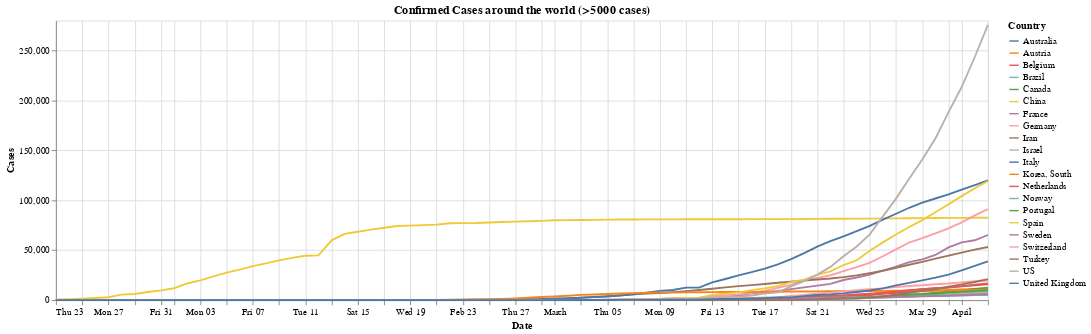

Notebook source saved alongside this figure:
### Code cell
countries_5000 = countries_cases(df_confirmed, 5000)['Country'].unique()
chart_countries_timeline(df_confirmed, countries_5000).properties(title=f'Confirmed Cases around the world (>5000 cases)')

### Figure 1 — Vega-Lite specification as saved in the notebook (floating-point values rounded to 4 significant figures; data arrays with more than 128 entries replaced by an {"elided": "..."} marker saying what was removed)
{"config": {"view": {"continuousWidth": 400, "continuousHeight": 300}}, "data": {"name": "data-c3a4ff77bf650374481494ef5cfec673"}, "mark": "line", "encoding": {"color": {"type": "nominal", "field": "Country"}, "opacity": {"condition": {"value": 1, "selection": "selector001"}, "value": 0.2}, "tooltip": [{"type": "nominal", "field": "Country"}, {"type": "temporal", "field": "Date"}, {"type": "quantitative", "field": "Cases"}], "x": {"type": "temporal", "field": "Date"}, "y": {"type": "quantitative", "field": "Cases"}}, "selection": {"selector001": {"type": "multi", "fields": ["Country"], "bind": "legend"}}, "title": "Confirmed Cases around the world (>5000 cases)", "width": 1000, "$schema": "https://vega.github.io/schema/vega-lite/v4.0.2.json", "datasets": {"data-c3a4ff77bf650374481494ef5cfec673": {"elided": "1512 records"}}}
